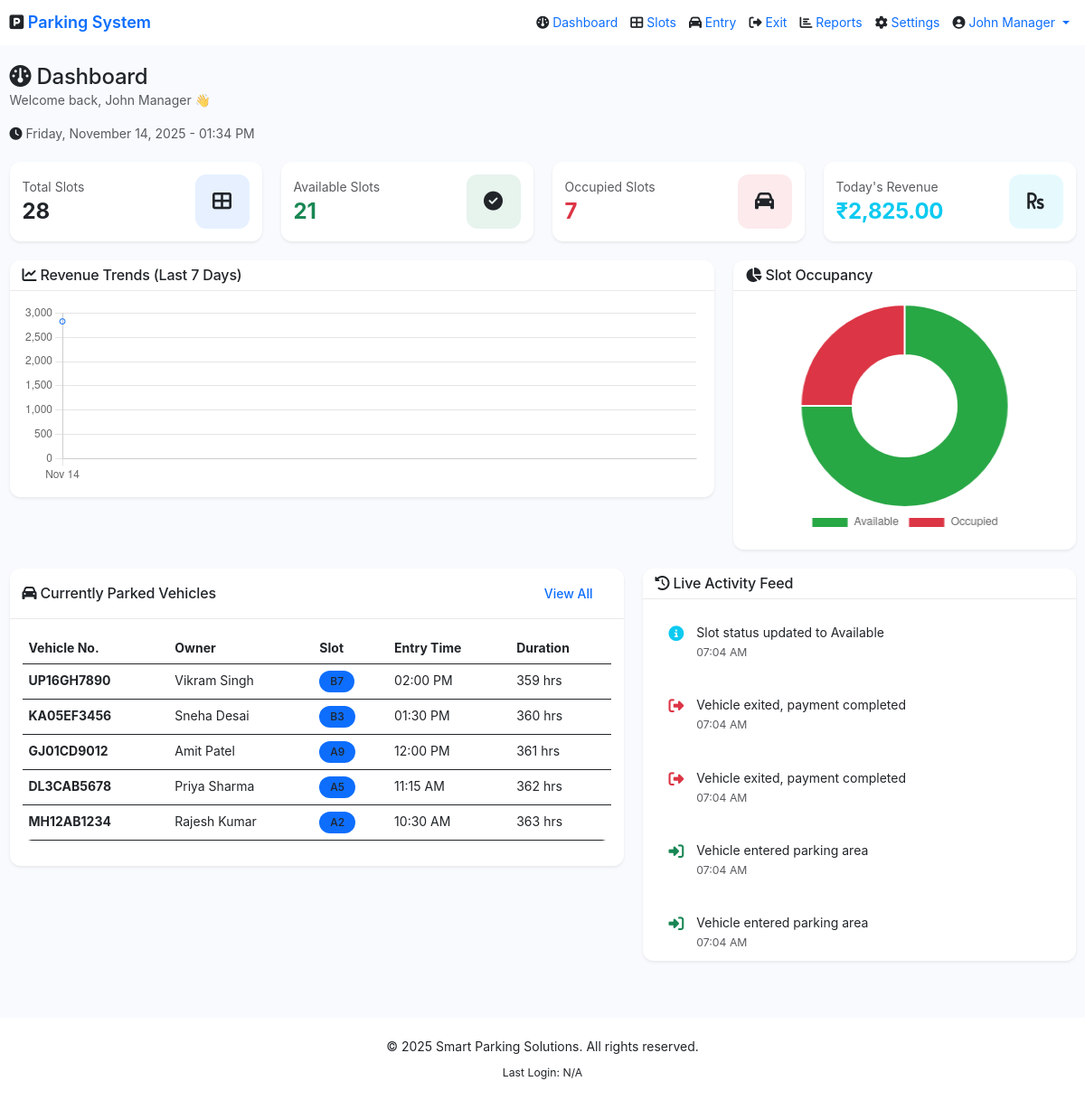
The app's page /dashboard.php (signed in) with its own data.
### tables this page shows
CREATE TABLE users (
    id INT AUTO_INCREMENT PRIMARY KEY,
    fullname VARCHAR(255) NOT NULL,
    username VARCHAR(50) UNIQUE NOT NULL,
    email VARCHAR(100) UNIQUE NOT NULL,
    password VARCHAR(255) NOT NULL,
    role ENUM('admin', 'super_admin') DEFAULT 'admin',
    created_at TIMESTAMP DEFAULT CURRENT_TIMESTAMP,
    last_login DATETIME NULL,
    status ENUM('active', 'inactive') DEFAULT 'active'
);

CREATE TABLE vehicles (
    id INT AUTO_INCREMENT PRIMARY KEY,
    owner_name VARCHAR(255) NOT NULL,
    vehicle_number VARCHAR(20) UNIQUE NOT NULL,
    vehicle_type ENUM('car', 'bike', 'truck') DEFAULT 'car',
    contact VARCHAR(20) NOT NULL,
    slot_id INT NULL,
    entry_time DATETIME NOT NULL,
    exit_time DATETIME NULL,
    amount DECIMAL(10,2) DEFAULT 0.00,
    status ENUM('Parked', 'Exited') DEFAULT 'Parked',
    created_at TIMESTAMP DEFAULT CURRENT_TIMESTAMP,
    FOREIGN KEY (slot_id) REFERENCES parking_slots(id) ON DELETE SET NULL
);

CREATE TABLE parking_slots (
    id INT AUTO_INCREMENT PRIMARY KEY,
    slot_name VARCHAR(10) UNIQUE NOT NULL,
    slot_type ENUM('car', 'bike', 'truck') DEFAULT 'car',
    status ENUM('Available', 'Occupied') DEFAULT 'Available',
    floor_number INT DEFAULT 1,
    created_at TIMESTAMP DEFAULT CURRENT_TIMESTAMP,
    updated_at TIMESTAMP DEFAULT CURRENT_TIMESTAMP ON UPDATE CURRENT_TIMESTAMP
);

CREATE TABLE activity_logs (
    id INT AUTO_INCREMENT PRIMARY KEY,
    activity_type ENUM('entry', 'exit', 'payment', 'slot_update') NOT NULL,
    description TEXT NOT NULL,
    vehicle_number VARCHAR(20) NULL,
    slot_name VARCHAR(10) NULL,
    user_id INT NULL,
    created_at TIMESTAMP DEFAULT CURRENT_TIMESTAMP,
    FOREIGN KEY (user_id) REFERENCES users(id) ON DELETE SET NULL
);

### dashboard.php (the view, shortened to what the rows shown need)
<?php
require_once 'includes/header.php';
$stats = [];
$stmt = $pdo->query("SELECT COUNT(*) as total FROM parking_slots");
$stats['total_slots'] = $stmt->fetch()['total'];
$stmt = $pdo->query("SELECT COUNT(*) as available FROM parking_slots WHERE status = 'Available'");
$stats['available_slots'] = $stmt->fetch()['available'];
$stmt = $pdo->query("SELECT COUNT(*) as occupied FROM parking_slots WHERE status = 'Occupied'");
$stats['occupied_slots'] = $stmt->fetch()['occupied'];
$stmt = $pdo->query("SELECT COALESCE(SUM(amount), 0) as revenue FROM transactions WHERE DATE(created_at) = CURDATE()");
$stats['today_revenue'] = $stmt->fetch()['revenue'];
$stmt = $pdo->query("SELECT v.*, ps.slot_name FROM vehicles v
                     JOIN parking_slots ps ON v.slot_id = ps.id
                     WHERE v.status = 'Parked'
                     ORDER BY v.entry_time DESC LIMIT 5");
$parked_vehicles = $stmt->fetchAll();
$stmt = $pdo->query("SELECT * FROM activity_logs ORDER BY created_at DESC LIMIT 10");
$recent_activities = $stmt->fetchAll();
$stmt = $pdo->query("SELECT DATE(created_at) as date, SUM(amount) as revenue
                     FROM transactions
                     WHERE created_at >= DATE_SUB(CURDATE(), INTERVAL 6 DAY)
                     GROUP BY DATE(created_at)
                     ORDER BY date");
$revenue_data = $stmt->fetchAll();
?>
<div class="container-fluid py-4">
    <div class="row mb-4">
        <div class="col-12">
            <h2 class="mb-0">
                <i class="fas fa-dashboard"></i> Dashboard
            </h2>
            <p class="text-muted">Welcome back, <?= htmlspecialchars($user['fullname']) ?> 👋</p>
            <p class="text-muted mb-0">
                <i class="fas fa-clock"></i> <?= date('l, F d, Y - h:i A') ?>
            </p>
        </div>
    </div>
    <div class="row g-4 mb-4">
        <div class="col-md-6 col-xl-3" data-aos="fade-up" data-aos-delay="100">
            <div class="card stats-card border-0 shadow-sm h-100">
                <div class="card-body">
                    <div class="d-flex justify-content-between align-items-center">
                        <div>
                            <h2 class="mb-0 fw-bold" id="totalSlots"><?= $stats['total_slots'] ?></h2>
                        </div>
                    </div>
                </div>
            </div>
        </div>
        <div class="col-md-6 col-xl-3" data-aos="fade-up" data-aos-delay="200">
            <div class="card stats-card border-0 shadow-sm h-100">
                <div class="card-body">
                    <div class="d-flex justify-content-between align-items-center">
                        <div>
                            <h2 class="mb-0 fw-bold text-success" id="availableSlots"><?= $stats['available_slots'] ?></h2>
                        </div>
                    </div>
                </div>
            </div>
        </div>
        <div class="col-md-6 col-xl-3" data-aos="fade-up" data-aos-delay="300">
            <div class="card stats-card border-0 shadow-sm h-100">
                <div class="card-body">
                    <div class="d-flex justify-content-between align-items-center">
                        <div>
                            <h2 class="mb-0 fw-bold text-danger" id="occupiedSlots"><?= $stats['occupied_slots'] ?></h2>
                        </div>
                    </div>
                </div>
            </div>
        </div>
        <div class="col-md-6 col-xl-3" data-aos="fade-up" data-aos-delay="400">
            <div class="card stats-card border-0 shadow-sm h-100">
                <div class="card-body">
                    <div class="d-flex justify-content-between align-items-center">
                        <div>
                            <h2 class="mb-0 fw-bold text-info" id="todayRevenue">₹<?= number_format($stats['today_revenue'], 2) ?></h2>
                        </div>
                    </div>
                </div>
            </div>
        </div>
    </div>
    <div class="row g-4">
        <div class="col-lg-7" data-aos="fade-up">
            <div class="card border-0 shadow-sm">
                <div class="card-body">
                    <div class="table-responsive">
                        <table class="table table-hover">
                            <thead>
                                <tr>
                                    <th>Vehicle No.</th>
                                    <th>Owner</th>
                                    <th>Slot</th>
                                    <th>Entry Time</th>
                                    <th>Duration</th>
                                </tr>
                            </thead>
                            <tbody>
                                <?php if (empty($parked_vehicles)): ?>
                                    <tr>
                                        <td colspan="5" class="text-center text-muted">No vehicles currently parked</td>
                                    </tr>
                                <?php else: ?>
                                    <?php foreach ($parked_vehicles as $vehicle):
                                        $duration = floor((time() - strtotime($vehicle['entry_time'])) / 3600);
                                    ?>
                                        <tr>
                                            <td><strong><?= htmlspecialchars($vehicle['vehicle_number']) ?></strong></td>
                                            <td><?= htmlspecialchars($vehicle['owner_name']) ?></td>
                                            <td><span class="badge bg-primary"><?= htmlspecialchars($vehicle['slot_name']) ?></span></td>
                                            <td><?= date('h:i A', strtotime($vehicle['entry_time'])) ?></td>
                                            <td><?= $duration ?> hrs</td>
                                        </tr>
                                    <?php endforeach; ?>
                                <?php endif; ?>
                            </tbody>
                        </table>
                    </div>
                </div>
            </div>
        </div>
        <div class="col-lg-5" data-aos="fade-up" data-aos-delay="100">
            <div class="card border-0 shadow-sm">
                <div class="card-body" style="max-height: 400px; overflow-y: auto;">
                    <div class="activity-feed" id="activityFeed">
                        <?php foreach ($recent_activities as $activity): ?>
                            <div class="activity-item mb-3">
                                <div class="d-flex">
                                    <div class="activity-icon me-3">
                                        <?php if ($activity['activity_type'] == 'entry'): ?>
                                            <i class="fas fa-sign-in-alt text-success"></i>
                                        <?php elseif ($activity['activity_type'] == 'exit'): ?>
                                            <i class="fas fa-sign-out-alt text-danger"></i>
                                        <?php else: ?>
                                            <i class="fas fa-info-circle text-info"></i>
                                        <?php endif; ?>
                                    </div>
                                    <div>
                                        <p class="mb-0"><?= htmlspecialchars($activity['description']) ?></p>
                                        <small class="text-muted"><?= date('h:i A', strtotime($activity['created_at'])) ?></small>
                                    </div>
                                </div>
                            </div>
                        <?php endforeach; ?>
                    </div>
                </div>
            </div>
        </div>
    </div>
</div>
<script>
// CountUp Animation for Stats
document.addEventListener('DOMContentLoaded', function() {
    // Initialize CountUp for each stat
    const stats = [
        { id: 'totalSlots', value: <?= $stats['total_slots'] ?> },
        { id: 'availableSlots', value: <?= $stats['available_slots'] ?> },
        { id: 'occupiedSlots', value: <?= $stats['occupied_slots'] ?> }
    ];
    stats.forEach(stat => {
        const element = document.getElementById(stat.id);
        if (element && typeof countUp !== 'undefined') {
            const counter = new countUp.CountUp(stat.id, stat.value);
            counter.start();
        }
    });
});
// Revenue Chart
const revenueCtx = document.getElementById('revenueChart').getContext('2d');
const revenueChart = new Chart(revenueCtx, {
    type: 'line',
    data: {
        labels: [<?php
            $labels = [];
            foreach ($revenue_data as $data) {
                $labels[] = "'" . date('M d', strtotime($data['date'])) . "'";
            }
            echo implode(',', $labels);
        ?>],
        datasets: [{
            label: 'Revenue (₹)',
            data: [<?php
                $values = [];
                foreach ($revenue_data as $data) {
                    $values[] = $data['revenue'];
                }
                echo implode(',', $values);
            ?>],
            borderColor: '#0d6efd',
            backgroundColor: 'rgba(13, 110, 253, 0.1)',
            tension: 0.4,
            fill: true
        }]
    },
    options: {
        responsive: true,
        maintainAspectRatio: true,
        plugins: {
            legend: {
                display: false
            }
        },
        scales: {
            y: {
                beginAtZero: true
            }
        }
    }
});
// Occupancy Chart
const occupancyCtx = document.getElementById('occupancyChart').getContext('2d');
const occupancyChart = new Chart(occupancyCtx, {
    type: 'doughnut',
    data: {
        labels: ['Available', 'Occupied'],
        datasets: [{
            data: [<?= $stats['available_slots'] ?>, <?= $stats['occupied_slots'] ?>],
            backgroundColor: ['#28a745', '#dc3545']
        }]
    },
    options: {
        responsive: true,
        maintainAspectRatio: true,
        plugins: {
            legend: {
                position: 'bottom'
            }
        }
    }
});
// Auto-refresh activity feed every 30 seconds
setInterval(function() {
    fetch('includes/get_activities.php')
        .then(response => response.text())
        .then(data => {
            document.getElementById('activityFeed').innerHTML = data;
        });
}, 30000);
</script>
<?php require_once 'includes/footer.php'; ?>

### includes/header.php (shortened to what the rows shown need)
<?php
require_once 'db.php';
$public_pages = ['index.php', 'login.php', 'register.php'];
$current_page = basename($_SERVER['PHP_SELF']);
$user = getCurrentUser();
?>
<!DOCTYPE html>
<html lang="en">
<head>
    <link href="https://cdn.jsdelivr.net/npm/bootstrap@5.3.2/dist/css/bootstrap.min.css" rel="stylesheet">
    <link rel="stylesheet" href="https://cdnjs.cloudflare.com/ajax/libs/font-awesome/6.4.0/css/all.min.css">
    <link href="https://unpkg.com/aos@2.3.1/dist/aos.css" rel="stylesheet">
    <link rel="stylesheet" href="assets/css/style.css">
</head>
<body>
<?php if (!in_array($current_page, $public_pages)): ?>
<nav class="navbar navbar-expand-lg navbar-dark bg-primary sticky-top">
    <div class="container-fluid">
        <a class="navbar-brand" href="dashboard.php">
            <i class="fas fa-parking"></i> Parking System
        </a>
        <div class="collapse navbar-collapse" id="navbarNav">
            <ul class="navbar-nav ms-auto">
                <li class="nav-item">
                    <a class="nav-link <?= $current_page == 'dashboard.php' ? 'active' : '' ?>" href="dashboard.php">
                        <i class="fas fa-dashboard"></i> Dashboard
                    </a>
                </li>
                <li class="nav-item">
                    <a class="nav-link <?= $current_page == 'slots.php' ? 'active' : '' ?>" href="slots.php">
                        <i class="fas fa-th-large"></i> Slots
                    </a>
                </li>
                <li class="nav-item">
                    <a class="nav-link <?= $current_page == 'vehicle_entry.php' ? 'active' : '' ?>" href="vehicle_entry.php">
                        <i class="fas fa-car"></i> Entry
                    </a>
                </li>
                <li class="nav-item">
                    <a class="nav-link <?= $current_page == 'vehicle_exit.php' ? 'active' : '' ?>" href="vehicle_exit.php">
                        <i class="fas fa-sign-out-alt"></i> Exit
                    </a>
                </li>
                <li class="nav-item">
                    <a class="nav-link <?= $current_page == 'reports.php' ? 'active' : '' ?>" href="reports.php">
                        <i class="fas fa-chart-bar"></i> Reports
                    </a>
                </li>
                <li class="nav-item">
                    <a class="nav-link <?= $current_page == 'settings.php' ? 'active' : '' ?>" href="settings.php">
                        <i class="fas fa-cog"></i> Settings
                    </a>
                </li>
                <li class="nav-item dropdown">
                    <a class="nav-link dropdown-toggle" href="#" id="userDropdown" role="button" data-bs-toggle="dropdown">
                        <i class="fas fa-user-circle"></i> <?= htmlspecialchars($user['fullname']) ?>
                    </a>
                </li>
            </ul>
        </div>
    </div>
</nav>
<?php endif; ?>

### records on screen
users: fullname "John Manager"
vehicles: vehicle_number "UP16GH7890", owner_name "Vikram Singh", slot.slot_name "B7", entry_time "02:00 PM", entry_time "359"
vehicles: vehicle_number "KA05EF3456", owner_name "Sneha Desai", slot.slot_name "B3", entry_time "01:30 PM", entry_time "360"
vehicles: vehicle_number "GJ01CD9012", owner_name "Amit Patel", slot.slot_name "A9", entry_time "12:00 PM", entry_time "361"
vehicles: vehicle_number "DL3CAB5678", owner_name "Priya Sharma", slot.slot_name "A5", entry_time "11:15 AM", entry_time "362"
vehicles: vehicle_number "MH12AB1234", owner_name "Rajesh Kumar", slot.slot_name "A2", entry_time "10:30 AM", entry_time "363"
activity_logs: activity_type "slot_update" (drawn), description "Slot status updated to Available", created_at "07:04 AM"
activity_logs: activity_type "exit" (drawn), description "Vehicle exited, payment completed", created_at "07:04 AM"
activity_logs: activity_type "exit" (drawn), description "Vehicle exited, payment completed", created_at "07:04 AM"
activity_logs: activity_type "entry" (drawn), description "Vehicle entered parking area", created_at "07:04 AM"
activity_logs: activity_type "entry" (drawn), description "Vehicle entered parking area", created_at "07:04 AM"

### other values on screen
$stats['total_slots'] "28"
$stats['available_slots'] "21"
$stats['occupied_slots'] "7"
$stats['today_revenue'] "2,825.00"
